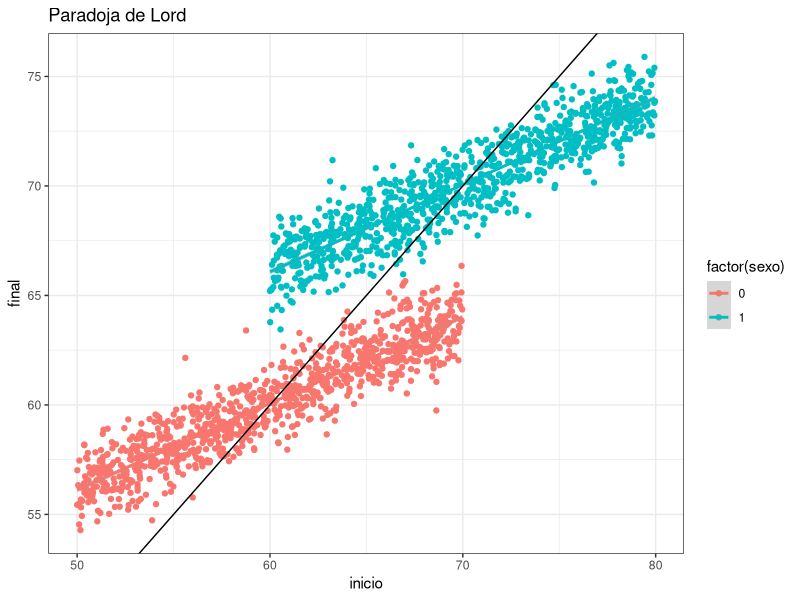

Write the R code that produced this figure.
N <- 1000

b <- 10
l <- 50
u <- 70
Mujer1 <- runif(N, l, u)
?runif
n <- 2
runif(n, min = 0, max = 1)


Hombre1 <- Mujer1 + b

beta1 <- 0.4
Mujerb0 <- (1 - beta1) * mean(Mujer1)
Hombreb0 <- mean(Hombre1) - beta1 * (mean(Mujer1) + b)

sds <- 1
Mujer2 <- Mujerb0 + beta1 * Mujer1 + rnorm(N, sd = sds)
Hombre2 <- Hombreb0 + beta1 * Hombre1 + rnorm(N, sd = sds)


datos <- data.frame(inicio = c(Mujer1, Hombre1), final = c(Mujer2, Hombre2))
datos$dif <- datos$final - datos$inicio
datos$sexo = c(rep(0, N), rep(1, N))

head(datos)

library(ggplot2)
ggplot(data = datos, aes(inicio, final, color = factor(sexo))) +
  geom_point() + stat_smooth(method = "lm") +
  geom_abline(intercept = 0, slope = 1) +
ggtitle("Paradoja de Lord") + theme_bw()

